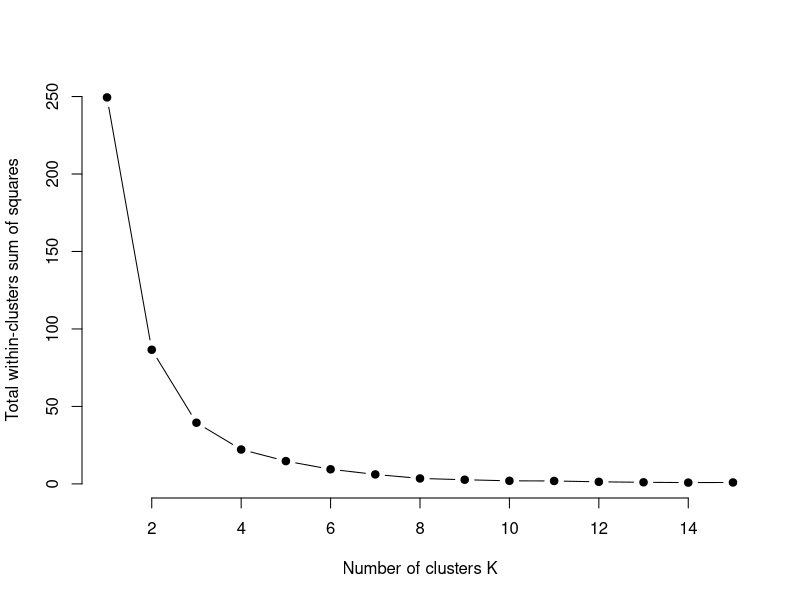
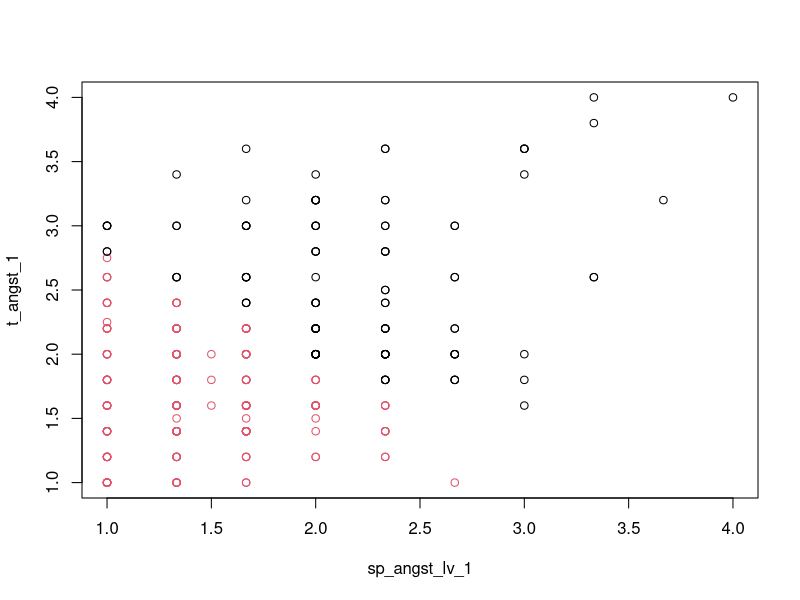

Reproduce these figures in R, in order.
library(foreign)
data = read.spss("data.sav", use.value.labels = TRUE, to.data.frame = TRUE)

# find subset of all classes including wagnis or control and get all variables of interest
data = data[data$gruppe_3 == "Spiel-Wagnis" | data$gruppe_3 == "Wagnis-Spiel" | data$gruppe_3 == "Wagnis-Leistung" | data$gruppe_3 == "Leistung-Wagnis" | data$gruppe_3 == "Kontroll", ]

# koerperselbstwert in abhaengigkeit des clusters angst vor Leistungsversagen vs generelle Ängstlichkeit
# note that id's are not integers - id_nummer is decimal if at least NA in row
subset = subset(data, select = c(sp_angst_lv_1, t_angst_1, esteem_1, esteem_3, id_nummer, gruppe_3))
subset = subset[complete.cases(subset), ]


ca = subset(subset, select = c(sp_angst_lv_1, t_angst_1))

# find optimal k
k.max = 15
wss = sapply(1:k.max, function(k) { # within sum of squares
  kmeans(c(ca$sp_angst_lv_1, ca$t_angst_1), k, nstart=50, iter.max = 15)$tot.withinss
})
plot(1:k.max, wss,
     type="b", pch = 19, frame = FALSE, 
     xlab="Number of clusters K",
     ylab="Total within-clusters sum of squares"
) # elbow method, optimal k between 2-3
# kmeans clustering 
results = kmeans(ca, 2)
results
# plot

plot(ca[c("sp_angst_lv_1", "t_angst_1")], col = results$cluster)

# goal is to assign a cluster group to each subject
rvec = results$cluster
rvec
subset$cluster_group = rvec

sub = subset
sub[1,]
high_group = sub[sub[, "id_nummer"] == 137.0,]$cluster_group
high_group

sub$gruppe_3 <- as.character(sub$gruppe_3)
for (i in 1:nrow(sub)) {
  if (sub$cluster_group[i] == high_group) { # assign cluster group
    sub$cluster_group[i] = 'high'
  } else {
    sub$cluster_group[i] = 'low'
  }
  if (sub$gruppe_3[i] != "Kontroll") {
    sub$gruppe_3[i] = "Experimental"
  }
}

# find number of subjects in each group
nkh = 0
nkl = 0
neh = 0
nel = 0
for (i in 1:nrow(sub)) {
  if (sub$gruppe_3[i] == 'Kontroll' & sub$cluster_group[i] == "high") {
    nkh = nkh + 1
  } else if (sub$gruppe_3[i] == 'Kontroll' & sub$cluster_group[i] == "low") {
    nkl = nkl + 1
  } else if (sub$gruppe_3[i] == 'Experimental' & sub$cluster_group[i] == "high") {
    neh = neh + 1
  } else if (sub$gruppe_3[i] == 'Experimental' & sub$cluster_group[i] == "low") {
    nel = nel + 1
  }
}
write.csv(sub, './cluster-esteem.csv')
